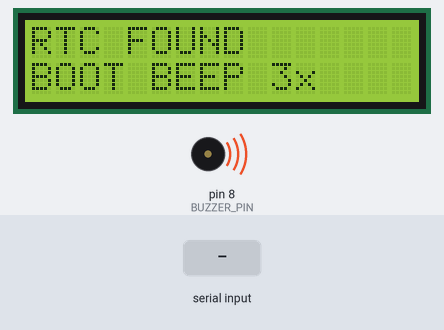
The sketch below on a simulated Arduino Uno, built with avr-gcc and run on an emulated ATmega328P. Parts: 16×2 character LCD, buzzer (waves = sounding, pin HIGH). The inputs (shaded band) are chosen by the test bench. The local clock reads 2024-03-15 10:24:30 at power-on unless the sketch sets it; what the sketch prints to the serial monitor is not drawn.

Above: at 0.1 s.
At 0.8 s:
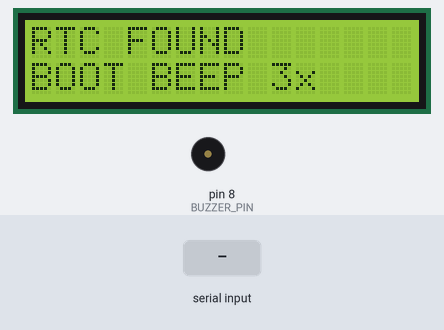
At 2.1 s:
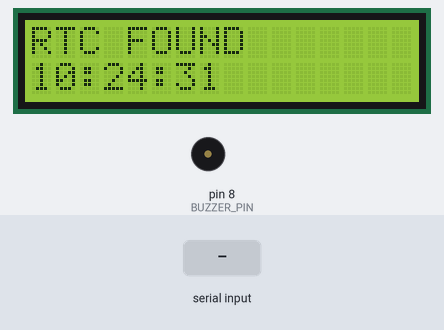
2.2 s: "settime\n" received over Serial
Timing chart, 0 to 5.2 s (numbered marks = the images above; inputs shaded):
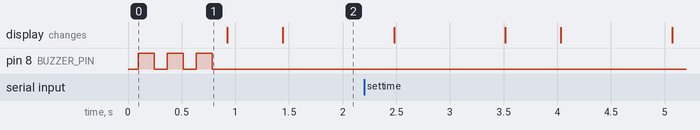

The sketch:

01_display_rtc.ino
```cpp
/*
 * Stage 1 test: I2C scan, LCD hello, RTC time, buzzer check.
 * Wire: RTC + LCD on A4/A5, buzzer on D8, power via USB.
 * Serial (9600): prints scan results. Command: settime Y M D H M S
 */

#include <Wire.h>
#include <LiquidCrystal_I2C.h>
#include <RTClib.h>

const uint8_t BUZZER_PIN = 8;
const uint8_t LCD_ADDR   = 0x27;   // try 0x3F if blank

LiquidCrystal_I2C lcd(LCD_ADDR, 16, 2);
RTC_DS3231        rtc;

char cmd[40];
uint8_t cmdLen = 0;

void beepBlip(uint8_t times) {
  for (uint8_t i = 0; i < times; i++) {
    digitalWrite(BUZZER_PIN, HIGH);
    delay(150);
    digitalWrite(BUZZER_PIN, LOW);
    delay(120);
  }
}

void setup() {
  Serial.begin(9600);
  pinMode(BUZZER_PIN, OUTPUT);
  lcd.init();
  lcd.backlight();

  byte err, addr;
  Serial.println("I2C scan:");
  for (addr = 1; addr < 127; addr++) {
    Wire.beginTransmission(addr);
    err = Wire.endTransmission();
    if (err == 0) {
      Serial.print("  found 0x");
      Serial.println(addr, HEX);
    }
  }

  if (rtc.begin()) {
    Serial.println("RTC OK");
    lcd.setCursor(0, 0);
    lcd.print("RTC FOUND    ");
  } else {
    Serial.println("RTC FAIL");
    lcd.setCursor(0, 0);
    lcd.print("RTC FAIL     ");
  }

  lcd.setCursor(0, 1);
  lcd.print("BOOT BEEP 3x  ");
  beepBlip(3);
}

void loop() {
  DateTime now = rtc.now();
  Serial.print(now.timestamp(DateTime::TIMESTAMP_FULL));
  Serial.print("  buzzer-last-test-done");
  Serial.println();

  char t[17];
  snprintf(t, sizeof(t), "%02u:%02u:%02u", now.hour(), now.minute(), now.second());
  lcd.setCursor(0, 1);
  for (uint8_t i = 0; i < 16; i++) lcd.print((i < strlen(t)) ? t[i] : ' ');

  while (Serial.available()) {
    char c = Serial.read();
    if (c == '\n') {
      cmd[cmdLen] = '\0';
      if (strncmp(cmd, "settime", 7) == 0) {
        int y, mo, d, h, mi, se;
        if (sscanf(cmd + 7, "%d %d %d %d %d %d", &y, &mo, &d, &h, &mi, &se) == 6) {
          rtc.adjust(DateTime(y, mo, d, h, mi, se));
          Serial.println("OK,time set");
          beepBlip(1);
        } else {
          Serial.println("ERR,usage: settime Y M D H M S");
        }
      }
      cmdLen = 0;
    } else if (cmdLen < sizeof(cmd) - 1) {
      cmd[cmdLen++] = c;
    }
  }

  delay(500);
}
```
